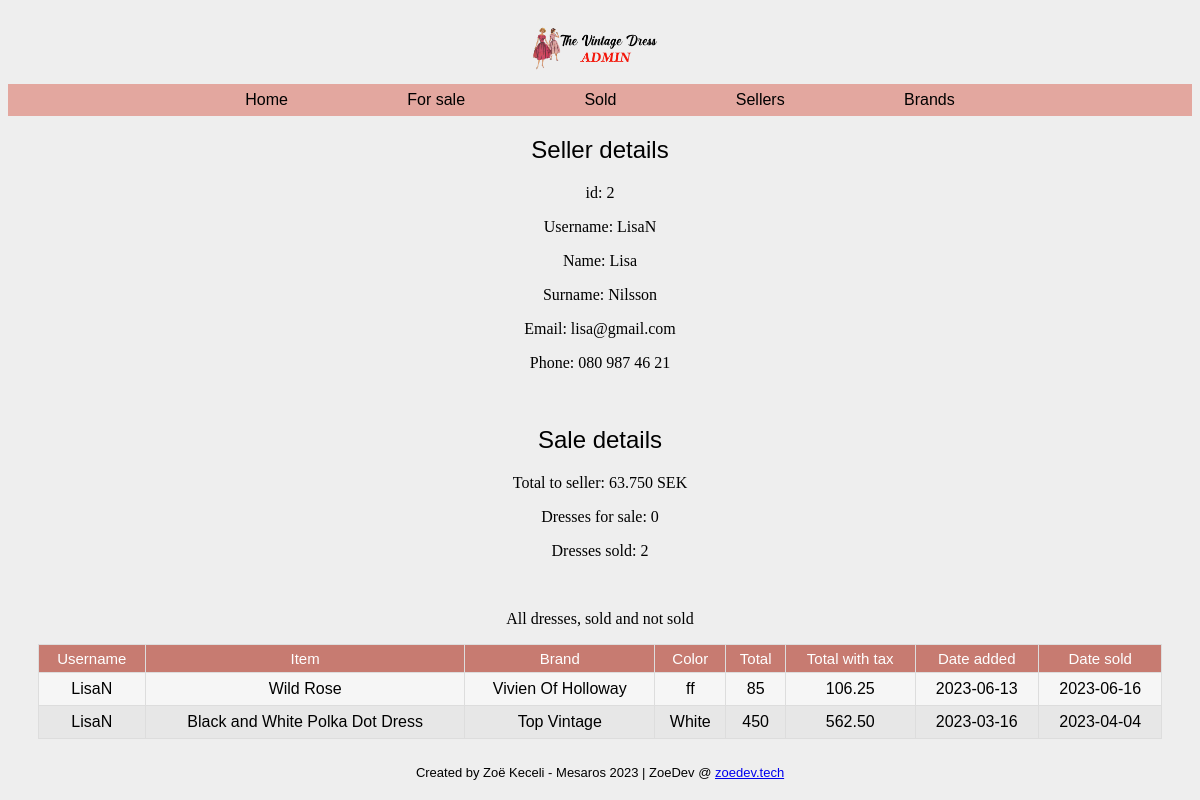
The page /seller-details.php?id=2 on the database its author committed.
### tables this page shows
CREATE TABLE `sellers` (
  `id` int(11) NOT NULL,
  `username` varchar(32) NOT NULL,
  `first_name` varchar(32) NOT NULL,
  `last_name` varchar(32) NOT NULL,
  `email` varchar(32) NOT NULL,
  `phone` varchar(15) NOT NULL
);

### seller-details.php (called while the page is built)
<?php
require 'controller/seller-controller.php';
require 'classes/view/seller-view.php';
require 'classes/model/seller-model.php';
$pdo = require 'partials/connect.php';
$sellerModel = new SellerModel($pdo);
$sellerView = new SellerView();
$sellerController = new SellerController($sellerModel, $sellerView);
include 'partials/header.php';
include 'partials/nav.php';
$sellerController->details();
$sellerController->dressSoldFor();
$sellerController->dressForSale();
$sellerController->dressSold();
$sellerController->dressAll();
include 'partials/footer.php';

### classes/model/db.php (called while the page is built, shortened)
<?php
class DB
{
    public function __construct(PDO $pdo)
    {
        $this->pdo = $pdo;
    }
}

### classes/model/seller-model.php (called while the page is built, shortened)
<?php
require_once 'db.php';
class SellerModel extends DB
{
    protected $table = "sellers";
    public function getSeller(int $id)
    {
        $sql = "SELECT * FROM {$this->table} WHERE id= ?";
        $statement = $this->pdo->prepare($sql);
        $statement->execute([$id]);
        return $statement->fetchAll();
    }
    public function getSellerItemsSold(int $id)
    {
        $sql = "SELECT s.username, s.id, COUNT(s.id) AS 'Dresses sold' FROM {$this->table} AS s JOIN items AS i ON s.id = i.sellerID WHERE s.id LIKE ? AND i.date_sold IS NOT NULL GROUP BY s.id";
        $statement = $this->pdo->prepare($sql);
        $statement->execute([$id]);
        return $statement->fetchAll();
    }
    public function getSellerAllItems(int $id)
    {
        $sql = "SELECT items.title, items.color, items.price, items.date_added, items.date_sold, SUM(items.price * 1.25) AS TotalWithTax, sellers.username, sellers.first_name, sellers.last_name, brands.name FROM `items` JOIN `sellers` ON sellers.id = items.sellerID JOIN `brands` ON brands.id = items.brandID WHERE sellers.id = ? GROUP BY items.id";
        $statement = $this->pdo->prepare($sql);
        $statement->execute([$id]);
        return $statement->fetchAll();
    }
    public function getSellerSoldFor(int $id)
    {
        $sql = "SELECT s.username, s.id, SUM((i.price * 1.25)*(1 - 0.4)) AS toSeller FROM {$this->table} AS s JOIN items AS i ON s.id = i.sellerID WHERE s.id LIKE ? AND i.date_sold IS NOT NULL GROUP BY i.id";
        $statement = $this->pdo->prepare($sql);
        $statement->execute([$id]);
        return $statement->fetchAll();
    }
}

### classes/view/seller-view.php (the view, shortened to what this page needs)
<?php
class SellerView
{
    public function renderSellerDetail($seller)
    {
        echo "<h2>Seller details</h2>";
        echo "<p>id: {$seller[0]['id']}</p>";
        echo "<p>Username: {$seller[0]['username']}</p>";
        echo "<p>Name: {$seller[0]['first_name']}</p>";
        echo "<p>Surname: {$seller[0]['last_name']}</p>";
        echo "<p>Email: {$seller[0]['email']}</p>";
        echo "<p>Phone: {$seller[0]['phone']}</p>";
        echo "<br>";
    }
    public function renderTotalSoldFor($seller)
    {
        echo "<h2>Sale details</h2>";
        if ($seller) {
            echo "<p>Total to seller: {$seller[0]['toSeller']} SEK</p>";
        } else
            echo "<p>Total sold for: 0 SEK</p>";
    }
    public function renderSellerItemsForSale($seller)
    {
        if ($seller) {
            echo "<p>Dresses for sale: {$seller[0]['Dresses for sale']}</p>";
        } else
            echo "<p>Dresses for sale: 0</p>";
    }
    public function renderSellerItemsSold($seller)
    {
        if ($seller) {
            echo "<p>Dresses sold: {$seller[0]['Dresses sold']}</p>";
        } else
            echo "<p>Dresses sold: 0</p><br>";
    }
    public function renderSellerAllitems($seller)
    {
        echo "<br><p>All dresses, sold and not sold<p>";
        echo "<table class='center'>";
        echo "<th>Username</th>";
        echo "<th>Item</th>";
        echo "<th>Brand</th>";
        echo "<th>Color</th>";
        echo "<th>Total</th>";
        echo "<th>Total with tax</th>";
        echo "<th>Date added</th>";
        echo "<th>Date sold</th>";
        echo "<tr>";
        foreach ($seller as $key => $value) {
            echo "<td>{$seller[$key]['username']}</td>";
            echo "<td>{$seller[$key]['title']}</td>";
            echo "<td>{$seller[$key]['name']}</td>";
            echo "<td>{$seller[$key]['color']}</td>";
            echo "<td>{$seller[$key]['price']}</td>";
            echo "<td>{$seller[$key]['TotalWithTax']}</td>";
            echo "<td>{$seller[$key]['date_added']}</td>";
            echo "<td>{$seller[$key]['date_sold']}</td>";
            echo "</tr>";
        }
        echo "</table>";
    }
}

### style/style.css (style rules this page uses)
body { text-align: center; background: #eee url("https://i.imgur.com/eeQeRmk.png"); background-size: 1.2%; background-repeat: repeat; }
h2 { font-family: "Gill Sans", "Gill Sans MT", Calibri, "Trebuchet MS", sans-serif; font-weight: lighter; }
.brandsTable tr, td { text-align: center; }
.center { margin-left: auto; margin-right: auto; background-color: rgb(231, 231, 231); font-family: Arial, Helvetica, sans-serif; border-collapse: collapse; width: 95%; }
.center td, .center th { border: 1px solid #ddd; padding: 7px; }
.center tr:nth-child(even) { background-color: #f8f8f8e9; }
.center tr, td { text-align: center; }
.center th { padding-top: 5px; padding-bottom: 5px; text-align: center; font-size: 15px; font-weight: normal; font-family: Arial, Helvetica, sans-serif; background-color: #c77b71ff; color: rgb(255, 255, 255); }

### rows shown on the page
sellers: id "2", username "LisaN", first_name "Lisa", last_name "Nilsson", email "lisa@gmail.com", phone "080 987 46 21", title "Wild Rose", name "Vivien Of Holloway", color "ff", price "85", TotalWithTax "106.25", date_added "2023-06-13", date_sold "2023-06-16", title "Black and White Polka Dot Dress", name "Top Vintage", color "White", price "450", TotalWithTax "562.50", date_added "2023-03-16", date_sold "2023-04-04"

### other values the page prints
$seller[0]['toSeller'] "63.750"
$seller[0]['Dresses sold'] "2"
